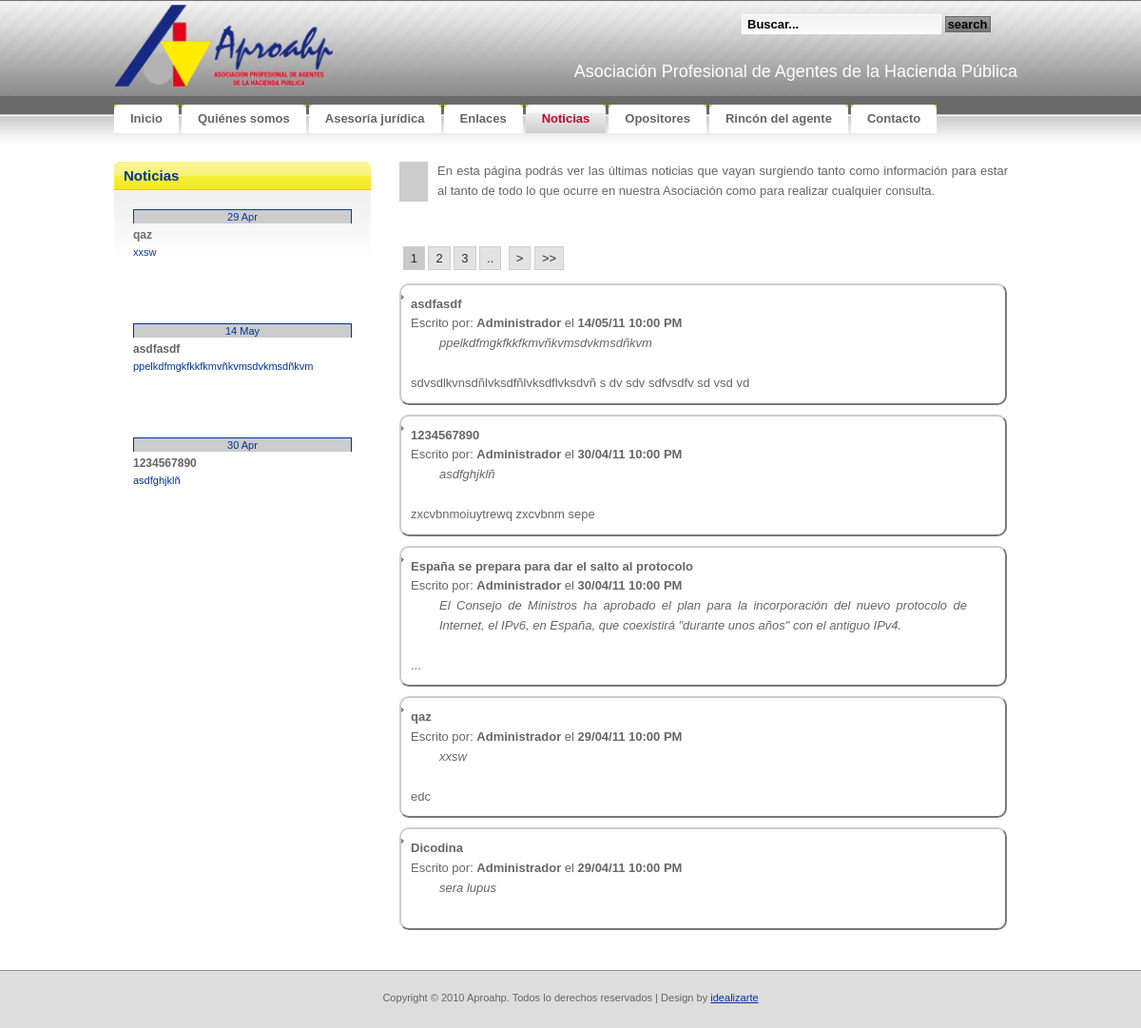
The page /noticias/noticias.php on the database its author committed.
### tables this page shows
CREATE TABLE IF NOT EXISTS `tbl_noticias` (
  `NOT_ID` bigint(20) NOT NULL AUTO_INCREMENT,
  `NOT_FECHA` timestamp NOT NULL DEFAULT CURRENT_TIMESTAMP,
  `NOT_Autor` bigint(20) NOT NULL,
  `NOT_Titulo` varchar(50) NOT NULL,
  `NOT_resumen` varchar(500) NOT NULL,
  `NOT_texto` text NOT NULL,
  PRIMARY KEY (`NOT_ID`)
);

CREATE TABLE IF NOT EXISTS `tbl_users` (
  `USR_ID` bigint(20) NOT NULL AUTO_INCREMENT,
  `USR_username` varchar(32) NOT NULL,
  `USR_password` varchar(32) NOT NULL,
  `USR_Displayname` varchar(32) NOT NULL,
  `USR_email` varchar(100) NOT NULL,
  `USR_Activo` tinyint(1) NOT NULL,
  PRIMARY KEY (`USR_ID`)
);

### noticias/noticias.php (the view, shortened to what this page needs)
<!DOCTYPE html PUBLIC "-//W3C//DTD XHTML 1.0 Strict//EN"
  "http://www.w3.org/TR/xhtml1/DTD/xhtml1-strict.dtd">
<html xmlns="http://www.w3.org/1999/xhtml" xml:lang="en" lang="en">
<head>
	<link rel="stylesheet" href="../css/reset.css" type="text/css" media="screen" title="no title" charset="utf-8">
	<link rel="stylesheet" href="../css/aproahp.css" type="text/css" media="screen" title="no title" charset="utf-8">
</head>
<body>
<div id="container">
<?php require("../header.php");?>
	<div id="izda-b">
		<div class="box-noticias">
			<h2 class="section"><b>Noticias</b></h2>
			<div class="content">
				<div class="news">
					<ul id="spy">
					<?php include("../data.php");?>
					</ul>
				</div>
			</div>
		</div>
	</div>
	<div id="dcha-b">
		<div class="resalte">
		<p>En esta página podrás ver las últimas noticias que vayan surgiendo tanto como información para estar al tanto de todo lo que ocurre en nuestra Asociación como para realizar cualquier consulta.</p>
		</div>
		<br/>
			<?php
				require_once("../lib/siteconfig.php");
				if(isset($_GET['noticia'])) {
				$noticia=cleanQuery($_GET['noticia']);
				$sqlstring="SELECT * FROM tbl_noticias,tbl_users WHERE NOT_Autor=USR_ID AND NOT_ID=".$noticia.";";
				$not_result=mysql_query($sqlstring);
				if(mysql_num_rows($not_result)!=1){
					echo "No existe esa Noticia.....";
				}
				else{
					$row = mysql_fetch_assoc($not_result);
					$datetime = date("d/m/y", strtotime($row["NOT_FECHA"]));
					echo "<li class=noticia><span class=highlight>".$row["NOT_Titulo"]."</span><br>Escrito por: <span class=highlight>".$row["USR_Displayname"]."</span> el <span class=highlight>".$datetime."</span><br><div class=resumen>".nl2br($row["NOT_resumen"])."</div><br>".nl2br($row["NOT_texto"])."</li>";
				}
				}else{
				if(isset($_GET['pagenum'])){
					$pagenum = $_GET['pagenum'];
				}else{
					$pagenum = 1;
				}
				$not_result = mysql_query("SELECT * FROM tbl_noticias,tbl_users WHERE NOT_Autor=USR_ID AND DATE(`NOT_FECHA`) <= DATE( NOW( ) ) ORDER BY `NOT_FECHA` DESC") or die(mysql_error());
				$rows = mysql_num_rows($not_result);
				$page_rows = 5;
				$pdata=pagination($rows,$pagenum,$page_rows);
				echo ($pdata['links']);
				echo "<div id=noticiaslist><ul>";
				$not_result = mysql_query("SELECT * FROM tbl_noticias,tbl_users WHERE NOT_Autor=USR_ID AND DATE(`NOT_FECHA`) <= DATE( NOW( ) ) ORDER BY `NOT_FECHA` DESC ".$pdata['limites'].";") or die(mysql_error());
				for ($x = 0, $numrows = mysql_num_rows($not_result); $x < $numrows; $x++) {
					$row = mysql_fetch_assoc($not_result);
					$datetime = date("d/m/y g:i A", strtotime($row["NOT_FECHA"]));
					echo "<a href=".$paginaactual."?noticia=".$row["NOT_ID"]." ><li class=noticia><span class=highlight>".$row["NOT_Titulo"]."</span><br>Escrito por: <span class=highlight>".$row["USR_Displayname"]."</span> el <span class=highlight>".$datetime."</span><br><div class=resumen>".nl2br($row["NOT_resumen"])."</div><br>".neat_trim($row["NOT_texto"],400)."</li></a>";
				}
				echo "</ul></div>";
				}
		?>
		</div>
<div style="clear: both;">&nbsp;</div>
</div>
</body>
</html>

### data.php
<?php
	require_once("lib/siteconfig.php");
	$noticias_page = $base_url . "/noticias/noticias.php";
	$not_result = mysql_query("SELECT * FROM tbl_noticias,tbl_users WHERE NOT_Autor=USR_ID AND DATE(`NOT_FECHA`) <= DATE( NOW( ) ) ORDER BY NOT_FECHA DESC LIMIT 0,5;");
	for ($x = 0, $numrows = mysql_num_rows($not_result); $x < $numrows && $x < $numrows ; $x++) {
		$row = mysql_fetch_assoc($not_result);
		$datetime = date("d M", strtotime($row["NOT_FECHA"]));
		echo "<li><a href=".$noticias_page."?noticia=".$row["NOT_ID"]." >";
		echo "<div class=noticiafecha>".$datetime."</div>";
		echo "<div class=noticiatitulo>".$row["NOT_Titulo"]."</div>";
		echo "<div class=noticiaresumen>".neat_trim($row["NOT_resumen"],100)."</div>";
		echo "</a></li>";
	}
?>

### css/aproahp.css (style rules this page uses)
* { margin: 0; padding: 0; }
ul,li { list-style-type: none; }
body, th { background: #FFFFFF url(../images/img01.gif) repeat-x; font-family: Verdana, Arial, Helvetica, sans-serif; font-size: 13px; color: #666666; }
h1, h2 { font-family: "Trebuchet MS", Arial, Helvetica, sans-serif; font-weight: normal; }
h2 { font-size: 167%; color:#ffffff; }
p, ul, ol { margin-bottom: 1.5em; line-height: 1.6em; }
p { color:#666666; }
ul { list-style: none; }
ul li { padding-left: 10px; background: url(../images/img16.gif) no-repeat 0px 10px; }
a:link { color: #003399; }
.box-noticias { background: url(../images/img17.gif) repeat-x; height:420px; }
.box-noticias .section { background: url(../images/img19.gif) no-repeat right top; color: #003399; }
.box-noticias .section b { display: block; height: 23px; padding: 7px 0 0 10px; background: url(../images/img18.gif) no-repeat; font-size:15px; }
.box-noticias .content { padding: 20px; }
#container { width: 960px; padding: 0px 0px 0px 0px; margin:0 auto; text-align:justify; }
#footer { height:20px; padding: 20px; background: #DDDDDD; border-top: 1px solid #999999; }
#footer p { margin: 0; text-align: center; font-size: 85%; }
#izda-b { width:270px; float:left; }
#dcha-b { width:650px; float:right; margin-right:10px; margin-bottom:10px; }
.resalte { border-left:30px solid #ccc; padding-left:10px; padding-right:10px; margin-bottom:20px; }
ul#spy li { list-style: none; background: none; padding: 0; cursor: pointer; height:120px; }
#spy a { text-decoration: none; }
.noticiafecha { background-color: rgb(204, 204, 204); padding: 1px 0px; border-width: 1px 1px medium; border-style: solid solid none; border-color: rgb(255, 255, 0) rgb(255, 255, 0) -moz-use-text-color; color: rgb(0, 51, 153); font: 11px Arial; text-align: center; margin-bottom: 5px; }
.noticiatitulo { width: 135px; margin-bottom: 5px; word-wrap: break-word; line-height: 1; font: bold 12px arial; color: rgb(102, 102, 102); }
.noticiaresumen { font: 11px Arial; margin-bottom: 15px; }
#noticiaslist a { text-decoration: none; }
.noticia { padding:10px; border:2px outset #ccc; -moz-border-radius: 10px; -webkit-border-radius: 10px; padding: 10px; width:615px; margin-top:10px; color:#666666; }
.noticia .highlight { font-weight: bold; }
.noticia .resumen { padding: 0 30px; font-style: italic; }

### rows shown on the page
tbl_noticias: NOT_FECHA "14 May", NOT_Titulo "asdfasdf", NOT_resumen "ppelkdfmgkfkkfkmvñkvmsdvkmsdñkvm", tbl_users.USR_Displayname "Administrador", NOT_FECHA "14/05/11 10:00 PM", NOT_texto "sdvsdlkvnsdñlvksdfñlvksdflvksdvñ s dv sdv sdfvsdfv sd vsd vd"
tbl_noticias: NOT_FECHA "30 Apr", NOT_Titulo "1234567890", NOT_resumen "asdfghjklñ", tbl_users.USR_Displayname "Administrador", NOT_FECHA "30/04/11 10:00 PM", NOT_texto "zxcvbnmoiuytrewq zxcvbnm sepe"
tbl_noticias: NOT_FECHA "29 Apr", NOT_Titulo "qaz", NOT_resumen "xxsw", tbl_users.USR_Displayname "Administrador", NOT_FECHA "29/04/11 10:00 PM", NOT_texto "edc"
tbl_noticias: NOT_Titulo "España se prepara para dar el salto al protocolo", tbl_users.USR_Displayname "Administrador", NOT_FECHA "30/04/11 10:00 PM", NOT_resumen "El Consejo de Ministros ha aprobado el plan para la incorporación del nuevo protocolo de Internet, el IPv6, en España, que coexistirá \"durante unos años\" con el antiguo IPv4.", NOT_texto "..."
tbl_noticias: NOT_Titulo "Dicodina", tbl_users.USR_Displayname "Administrador", NOT_FECHA "29/04/11 10:00 PM", NOT_resumen "sera lupus"

### other values the page prints
$item['Name'] "Inicio"
$item['Name'] "Quiénes somos"
$item['Name'] "Asesoría jurídica"
$item['Name'] "Enlaces"
$item['Name'] "Noticias"
$item['Name'] "Opositores"
$item['Name'] "Rincón del agente"
$item['Name'] "Contacto"
